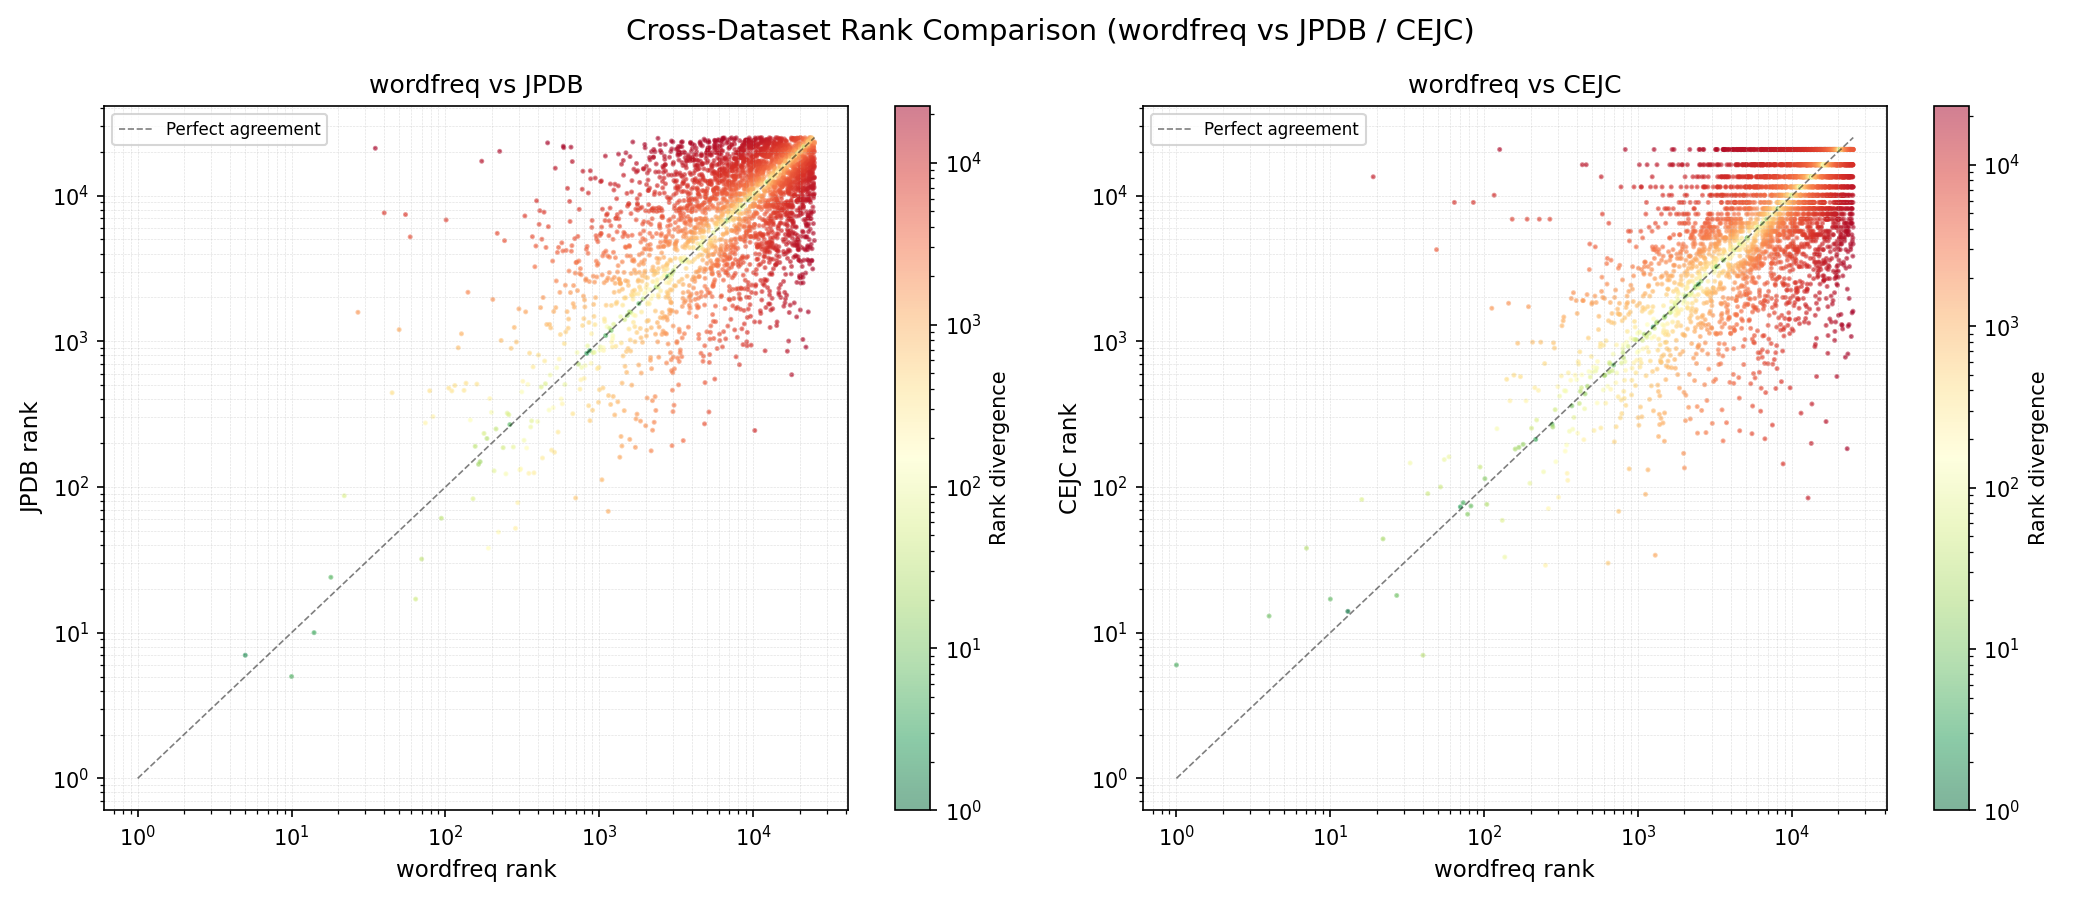

The Python source for this figure:
import csv
import matplotlib.pyplot as plt
import matplotlib.colors as mcolors
import numpy as np

RSPEER_DATA = "top_25000_japanese.csv"
JPDB_DATA = "../JPDBV2/task1_top25k.csv"
CEJC_DATA = "../CEJC/CONSOLIDATED_UNIQUE.csv"
OUTPUT = "plot_cross_dataset_comparison.png"

# Load wordfreq (RSPEER) ranks
rspeer_ranks = {}
with open(RSPEER_DATA, encoding="utf-8") as f:
    for i, row in enumerate(csv.DictReader(f), start=1):
        rspeer_ranks[row["word"]] = i

# Load JPDB ranks
jpdb_ranks = {}
with open(JPDB_DATA, encoding="utf-8") as f:
    for row in csv.DictReader(f):
        jpdb_ranks[row["term"]] = int(row["reading_frequency"])

# Load CEJC ranks
cejc_ranks = {}
with open(CEJC_DATA, encoding="utf-8") as f:
    for row in csv.DictReader(f):
        cejc_ranks[row["word"]] = int(row["combined_rank"])

# Find overlaps
common_rspeer_jpdb = set(rspeer_ranks) & set(jpdb_ranks)
common_rspeer_cejc = set(rspeer_ranks) & set(cejc_ranks)

print(f"wordfreq total: {len(rspeer_ranks):,}")
print(f"JPDB total: {len(jpdb_ranks):,}")
print(f"CEJC total: {len(cejc_ranks):,}")
print(f"wordfreq ∩ JPDB: {len(common_rspeer_jpdb):,}")
print(f"wordfreq ∩ CEJC: {len(common_rspeer_cejc):,}")

fig, axes = plt.subplots(1, 2, figsize=(14, 6))

# Scatter: wordfreq rank vs JPDB rank (sample if large)
words_wf_jpdb = sorted(common_rspeer_jpdb, key=lambda w: rspeer_ranks[w])
sample_wf = words_wf_jpdb[::max(1, len(words_wf_jpdb) // 3000)]
x_wf = [rspeer_ranks[w] for w in sample_wf]
y_jpdb = [jpdb_ranks[w] for w in sample_wf]

# Color points by rank divergence
divergence_jpdb = [abs(rspeer_ranks[w] - jpdb_ranks[w]) for w in sample_wf]
sc1 = axes[0].scatter(x_wf, y_jpdb, c=divergence_jpdb, cmap="RdYlGn_r",
                      s=2, alpha=0.5, norm=mcolors.LogNorm(vmin=1, vmax=max(divergence_jpdb)))
axes[0].plot([1, 25000], [1, 25000], color="black", linewidth=0.8, linestyle="--", alpha=0.5, label="Perfect agreement")
axes[0].set_xlabel("wordfreq rank", fontsize=11)
axes[0].set_ylabel("JPDB rank", fontsize=11)
axes[0].set_title("wordfreq vs JPDB", fontsize=12)
axes[0].set_xscale("log")
axes[0].set_yscale("log")
plt.colorbar(sc1, ax=axes[0], label="Rank divergence")
axes[0].legend(fontsize=8)
axes[0].grid(True, which="both", linestyle="--", linewidth=0.3, alpha=0.4)

# Scatter: wordfreq rank vs CEJC rank
words_wf_cejc = sorted(common_rspeer_cejc, key=lambda w: rspeer_ranks[w])
sample_cejc = words_wf_cejc[::max(1, len(words_wf_cejc) // 3000)]
x_wf2 = [rspeer_ranks[w] for w in sample_cejc]
y_cejc = [cejc_ranks[w] for w in sample_cejc]

divergence_cejc = [abs(rspeer_ranks[w] - cejc_ranks[w]) for w in sample_cejc]
sc2 = axes[1].scatter(x_wf2, y_cejc, c=divergence_cejc, cmap="RdYlGn_r",
                      s=2, alpha=0.5, norm=mcolors.LogNorm(vmin=1, vmax=max(divergence_cejc)))
axes[1].plot([1, 25000], [1, 25000], color="black", linewidth=0.8, linestyle="--", alpha=0.5, label="Perfect agreement")
axes[1].set_xlabel("wordfreq rank", fontsize=11)
axes[1].set_ylabel("CEJC rank", fontsize=11)
axes[1].set_title("wordfreq vs CEJC", fontsize=12)
axes[1].set_xscale("log")
axes[1].set_yscale("log")
plt.colorbar(sc2, ax=axes[1], label="Rank divergence")
axes[1].legend(fontsize=8)
axes[1].grid(True, which="both", linestyle="--", linewidth=0.3, alpha=0.4)

# Highlight top outliers (words with huge rank divergence in wordfreq vs JPDB)
outliers_jpdb = sorted(common_rspeer_jpdb, key=lambda w: abs(rspeer_ranks[w] - jpdb_ranks[w]), reverse=True)[:10]
print("\nTop 10 rank-divergent words (wordfreq vs JPDB):")
print(f"{'Word':<12} {'wordfreq':>10} {'JPDB':>10} {'|diff|':>10}")
for w in outliers_jpdb:
    print(f"{w:<12} {rspeer_ranks[w]:>10,} {jpdb_ranks[w]:>10,} {abs(rspeer_ranks[w]-jpdb_ranks[w]):>10,}")

fig.suptitle("Cross-Dataset Rank Comparison (wordfreq vs JPDB / CEJC)", fontsize=14)
plt.tight_layout()
plt.savefig(OUTPUT, dpi=150)
print(f"\nSaved {OUTPUT}")
